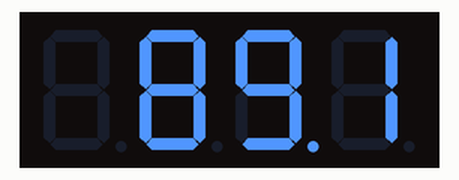
Simulated run of this sketch. Board: Arduino Uno, built with avr-gcc and run on an emulated ATmega328P. Parts: 4-digit seven-segment display.

Above: at 0.1 s.
At 1.1 s:
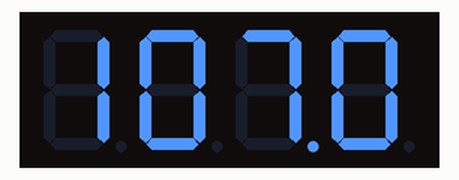

Measured:
- what the display in image 1 shows lasts 1.1 s, from 1.0 s to 2.1 s

The sketch:

SegmentLED_Test.ino
```cpp
#include <TM1637Display.h>

#define CLK 11
#define DIO 12

TM1637Display display(CLK, DIO);

void setup()
{
  display.setBrightness(0x0f);
}

void loop()
{
  display.showNumberDecEx(891, 0x20, false);
  delay(1000);
  display.showNumberDecEx(1070, 0x20, false);
  delay(1000);
}
```
